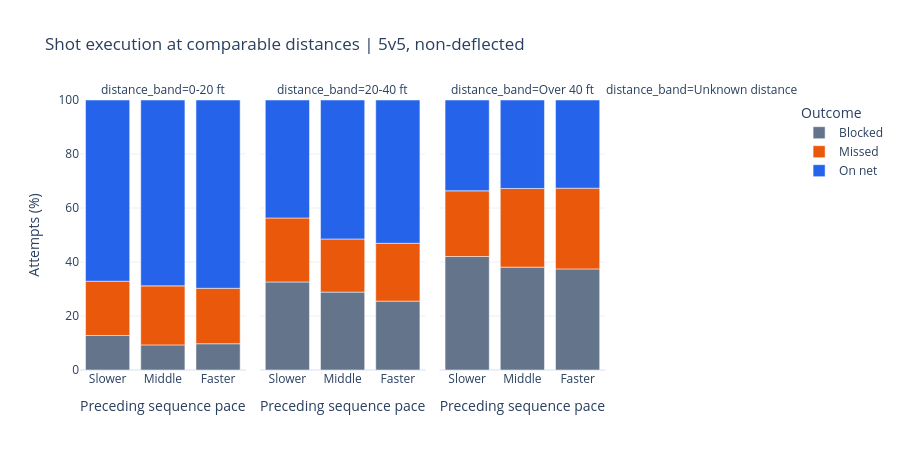

Source (notebook cell):
### Markdown cell above
## 8.6. Compare within shot-distance bands

Repeat the outcome comparison within broad distance bands using the same pooled pace boundaries. Include an unknown-distance group if needed. Retain counts; a sparse distance/pace cell cannot establish a stable execution pattern.

These are descriptive splits rather than a fully adjusted model. Shot type, angle, traffic, one-timers, teammates, and opponents can still explain differences. Distance is measured at the recorded attempt location, which may have source-specific tagging differences.

### Code cell
distance_summary = summarize_outcomes(analysis_shots, ["distance_band", "pace_band"])
display(distance_summary.round(2))
distance_plot = distance_summary.melt(
    id_vars=["distance_band", "pace_band", "attempts", "games"],
    value_vars=[f"{outcome}_pct" for outcome in OUTCOME_ORDER],
    var_name="shot_outcome", value_name="outcome_pct",
)
distance_plot["shot_outcome"] = distance_plot["shot_outcome"].str.removesuffix("_pct")
distance_fig = px.bar(
    distance_plot, x="pace_band", y="outcome_pct", color="shot_outcome", facet_col="distance_band",
    category_orders={"pace_band": PACE_ORDER, "shot_outcome": OUTCOME_ORDER,
                     "distance_band": ["0-20 ft", "20-40 ft", "Over 40 ft", "Unknown distance"]},
    color_discrete_map=OUTCOME_COLORS, hover_data=["attempts", "games"],
    labels={"pace_band": "Preceding sequence pace", "outcome_pct": "Attempts (%)", "shot_outcome": "Outcome"},
    title="Shot execution at comparable distances | 5v5, non-deflected",
)
distance_fig.update_layout(template="plotly_white", height=450)
distance_fig.update_yaxes(range=[0, 100])
distance_fig.show()

### Figure 1 — Plotly figure (JSON) as saved in the notebook; plotly's stock layout.template omitted (floating-point values rounded to 4 significant figures)
{"data": [{"customdata": [[185, 34], [215, 34], [219, 34]], "hovertemplate": "Outcome=Blocked<br>distance_band=0-20 ft<br>Preceding sequence pace=%{x}<br>Attempts (%)=%{y}<br>attempts=%{customdata[0]}<br>games=%{customdata[1]}<extra></extra>", "legendgroup": "Blocked", "marker": {"color": "#64748b", "pattern": {"shape": ""}}, "name": "Blocked", "orientation": "v", "showlegend": true, "textposition": "auto", "type": "bar", "x": ["Faster", "Middle", "Slower"], "xaxis": "x", "y": [9.73, 9.302, 12.79], "yaxis": "y"}, {"customdata": [[294, 34], [305, 34], [325, 34]], "hovertemplate": "Outcome=Blocked<br>distance_band=20-40 ft<br>Preceding sequence pace=%{x}<br>Attempts (%)=%{y}<br>attempts=%{customdata[0]}<br>games=%{customdata[1]}<extra></extra>", "legendgroup": "Blocked", "marker": {"color": "#64748b", "pattern": {"shape": ""}}, "name": "Blocked", "orientation": "v", "showlegend": false, "textposition": "auto", "type": "bar", "x": ["Faster", "Middle", "Slower"], "xaxis": "x2", "y": [25.51, 28.85, 32.62], "yaxis": "y2"}, {"customdata": [[398, 34], [357, 34], [333, 34]], "hovertemplate": "Outcome=Blocked<br>distance_band=Over 40 ft<br>Preceding sequence pace=%{x}<br>Attempts (%)=%{y}<br>attempts=%{customdata[0]}<br>games=%{customdata[1]}<extra></extra>", "legendgroup": "Blocked", "marker": {"color": "#64748b", "pattern": {"shape": ""}}, "name": "Blocked", "orientation": "v", "showlegend": false, "textposition": "auto", "type": "bar", "x": ["Faster", "Middle", "Slower"], "xaxis": "x3", "y": [37.44, 38.1, 42.04], "yaxis": "y3"}, {"customdata": [[185, 34], [215, 34], [219, 34]], "hovertemplate": "Outcome=Missed<br>distance_band=0-20 ft<br>Preceding sequence pace=%{x}<br>Attempts (%)=%{y}<br>attempts=%{customdata[0]}<br>games=%{customdata[1]}<extra></extra>", "legendgroup": "Missed", "marker": {"color": "#ea580c", "pattern": {"shape": ""}}, "name": "Missed", "orientation": "v", "showlegend": true, "textposition": "auto", "type": "bar", "x": ["Faster", "Middle", "Slower"], "xaxis": "x", "y": [20.54, 21.86, 20.09], "yaxis": "y"}, {"customdata": [[294, 34], [305, 34], [325, 34]], "hovertemplate": "Outcome=Missed<br>distance_band=20-40 ft<br>Preceding sequence pace=%{x}<br>Attempts (%)=%{y}<br>attempts=%{customdata[0]}<br>games=%{customdata[1]}<extra></extra>", "legendgroup": "Missed", "marker": {"color": "#ea580c", "pattern": {"shape": ""}}, "name": "Missed", "orientation": "v", "showlegend": false, "textposition": "auto", "type": "bar", "x": ["Faster", "Middle", "Slower"], "xaxis": "x2", "y": [21.43, 19.67, 23.69], "yaxis": "y2"}, {"customdata": [[398, 34], [357, 34], [333, 34]], "hovertemplate": "Outcome=Missed<br>distance_band=Over 40 ft<br>Preceding sequence pace=%{x}<br>Attempts (%)=%{y}<br>attempts=%{customdata[0]}<br>games=%{customdata[1]}<extra></extra>", "legendgroup": "Missed", "marker": {"color": "#ea580c", "pattern": {"shape": ""}}, "name": "Missed", "orientation": "v", "showlegend": false, "textposition": "auto", "type": "bar", "x": ["Faster", "Middle", "Slower"], "xaxis": "x3", "y": [29.9, 29.13, 24.32], "yaxis": "y3"}, {"customdata": [[185, 34], [215, 34], [219, 34]], "hovertemplate": "Outcome=On net<br>distance_band=0-20 ft<br>Preceding sequence pace=%{x}<br>Attempts (%)=%{y}<br>attempts=%{customdata[0]}<br>games=%{customdata[1]}<extra></extra>", "legendgroup": "On net", "marker": {"color": "#2563eb", "pattern": {"shape": ""}}, "name": "On net", "orientation": "v", "showlegend": true, "textposition": "auto", "type": "bar", "x": ["Faster", "Middle", "Slower"], "xaxis": "x", "y": [69.73, 68.84, 67.12], "yaxis": "y"}, {"customdata": [[294, 34], [305, 34], [325, 34]], "hovertemplate": "Outcome=On net<br>distance_band=20-40 ft<br>Preceding sequence pace=%{x}<br>Attempts (%)=%{y}<br>attempts=%{customdata[0]}<br>games=%{customdata[1]}<extra></extra>", "legendgroup": "On net", "marker": {"color": "#2563eb", "pattern": {"shape": ""}}, "name": "On net", "orientation": "v", "showlegend": false, "textposition": "auto", "type": "bar", "x": ["Faster", "Middle", "Slower"], "xaxis": "x2", "y": [53.06, 51.48, 43.69], "yaxis": "y2"}, {"customdata": [[398, 34], [357, 34], [333, 34]], "hovertemplate": "Outcome=On net<br>distance_band=Over 40 ft<br>Preceding sequence pace=%{x}<br>Attempts (%)=%{y}<br>attempts=%{customdata[0]}<br>games=%{customdata[1]}<extra></extra>", "legendgroup": "On net", "marker": {"color": "#2563eb", "pattern": {"shape": ""}}, "name": "On net", "orientation": "v", "showlegend": false, "textposition": "auto", "type": "bar", "x": ["Faster", "Middle", "Slower"], "xaxis": "x3", "y": [32.66, 32.77, 33.63], "yaxis": "y3"}], "layout": {"annotations": [{"font": {}, "showarrow": false, "text": "distance_band=0-20 ft", "x": 0.1175, "xanchor": "center", "xref": "paper", "y": 1, "yanchor": "bottom", "yref": "paper"}, {"font": {}, "showarrow": false, "text": "distance_band=20-40 ft", "x": 0.3725, "xanchor": "center", "xref": "paper", "y": 1, "yanchor": "bottom", "yref": "paper"}, {"font": {}, "showarrow": false, "text": "distance_band=Over 40 ft", "x": 0.6275, "xanchor": "center", "xref": "paper", "y": 1, "yanchor": "bottom", "yref": "paper"}, {"font": {}, "showarrow": false, "text": "distance_band=Unknown distance", "x": 0.8825, "xanchor": "center", "xref": "paper", "y": 1, "yanchor": "bottom", "yref": "paper"}], "barmode": "relative", "height": 450, "legend": {"title": {"text": "Outcome"}, "tracegroupgap": 0}, "title": {"text": "Shot execution at comparable distances | 5v5, non-deflected"}, "xaxis": {"anchor": "y", "categoryarray": ["Slower", "Middle", "Faster"], "categoryorder": "array", "domain": [0, 0.235], "title": {"text": "Preceding sequence pace"}}, "xaxis2": {"anchor": "y2", "categoryarray": ["Slower", "Middle", "Faster"], "categoryorder": "array", "domain": [0.255, 0.49], "matches": "x", "title": {"text": "Preceding sequence pace"}}, "xaxis3": {"anchor": "y3", "categoryarray": ["Slower", "Middle", "Faster"], "categoryorder": "array", "domain": [0.51, 0.745], "matches": "x", "title": {"text": "Preceding sequence pace"}}, "xaxis4": {"anchor": "y4", "categoryarray": ["Slower", "Middle", "Faster"], "categoryorder": "array", "domain": [0.765, 1.0], "matches": "x", "title": {"text": "Preceding sequence pace"}}, "yaxis": {"anchor": "x", "domain": [0, 1], "range": [0, 100], "title": {"text": "Attempts (%)"}}, "yaxis2": {"anchor": "x2", "domain": [0, 1], "matches": "y", "range": [0, 100], "showticklabels": false}, "yaxis3": {"anchor": "x3", "domain": [0, 1], "matches": "y", "range": [0, 100], "showticklabels": false}, "yaxis4": {"anchor": "x4", "domain": [0, 1], "matches": "y", "range": [0, 100], "showticklabels": false}}}
